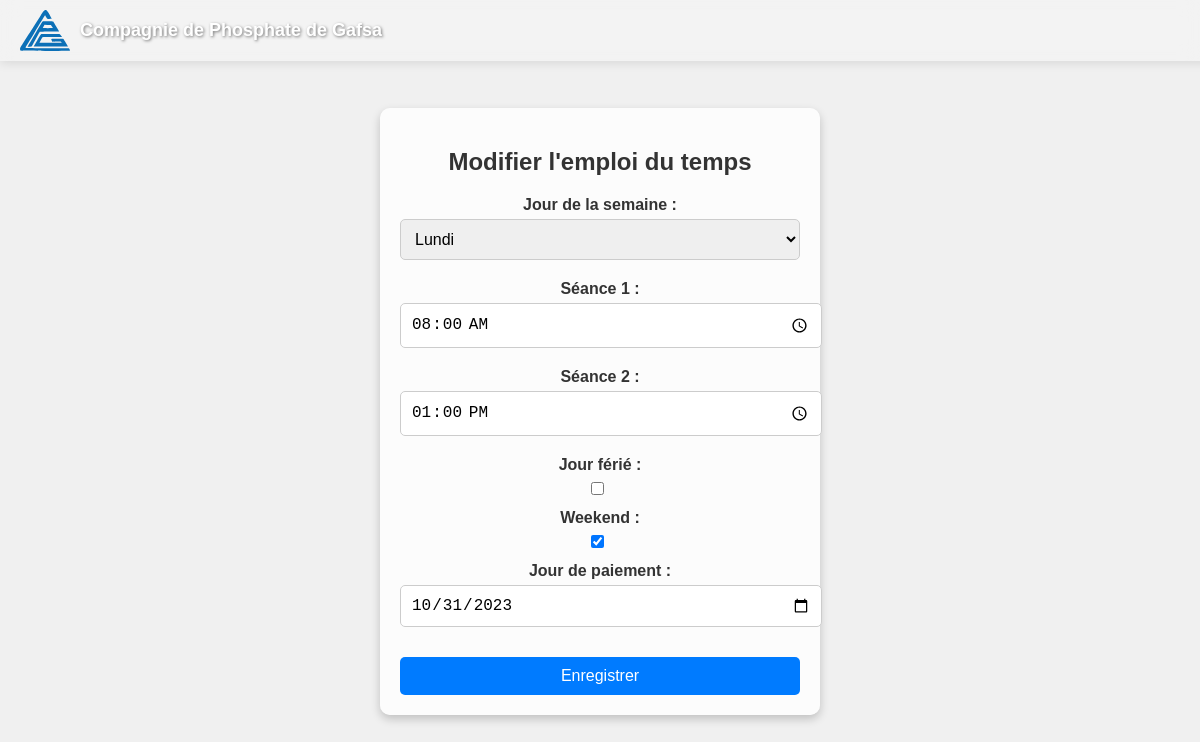
Screenshot of /Employee/modifier_emploi.php?id=1 with the database file from the repository.
### tables this page shows
CREATE TABLE `emploi_du_temps` (
  `id` int(11) NOT NULL,
  `jour_semaine` enum('Lundi','Mardi','Mercredi','Jeudi','Vendredi') NOT NULL,
  `seance_1` time NOT NULL,
  `seance_2` time NOT NULL,
  `est_jour_ferie` tinyint(1) DEFAULT 0,
  `est_weekend` tinyint(1) DEFAULT 0,
  `jour_paiement` date DEFAULT NULL,
  `place_de_travail` varchar(100) DEFAULT NULL
);

### Employee/modifier_emploi.php (the view, shortened to what this page needs)
<?php
$host = 'localhost';
$dbname = 'cpg';
$username = 'root';
$password = '';
$conn = new mysqli($host, $username, $password, $dbname);
$id = $_GET['id'];
$emploi = null;
$sql = "SELECT * FROM emploi_du_temps WHERE id = $id";
$result = $conn->query($sql);
if ($result->num_rows > 0) {
    $emploi = $result->fetch_assoc();
} else {
    $error_message = "Aucun emploi du temps trouvé avec cet ID.";
}
?>
<!DOCTYPE html>
<html lang="fr">
<head>
</head>
<body>
    <header class="navbar">
        <div class="navbar-logo">
            <img src="CPG.svg" alt="CPG Gafsa" class="logo">
            <span class="navbar-title">Compagnie de Phosphate de Gafsa</span>
        </div>
    </header>
    <div class="form-container">
        <h2>Modifier l'emploi du temps</h2>
        <?php if ($emploi) : ?>
            <form method="POST" action="">
                <label for="jour_semaine">Jour de la semaine :</label>
                <select name="jour_semaine" required>
                    <option value="Lundi" <?php echo $emploi['jour_semaine'] === 'Lundi' ? 'selected' : ''; ?>>Lundi</option>
                </select>
                <label for="seance_1">Séance 1 :</label>
                <input type="time" name="seance_1" value="<?php echo $emploi['seance_1']; ?>">
                <label for="seance_2">Séance 2 :</label>
                <input type="time" name="seance_2" value="<?php echo $emploi['seance_2']; ?>">
                <label for="est_jour_ferie">Jour férié :</label>
                <input type="checkbox" name="est_jour_ferie" <?php echo $emploi['est_jour_ferie'] ? 'checked' : ''; ?>>
                <label for="est_weekend">Weekend :</label>
                <input type="checkbox" name="est_weekend" <?php echo $emploi['est_weekend'] ? 'checked' : ''; ?>>
                <label for="jour_paiement">Jour de paiement :</label>
                <input type="date" name="jour_paiement" value="<?php echo $emploi['jour_paiement']; ?>">
                <button type="submit">Enregistrer</button>
            </form>
        <?php endif; ?>
    </div>
</body>
</html>

### Employee/modifier_emploi.php (style rules this page uses)
body { font-family: 'Arial', sans-serif; background-image: url('bg.jpeg'); background-color: #f0f0f0; background-size: cover; background-position: center; min-height: 100vh; display: flex; flex-direction: column; align-items: center; overflow: auto; }
header { width: 100%; background: rgba(255, 255, 255, 0.2); backdrop-filter: blur(10px); padding: 10px 20px; position: fixed; top: 0; left: 0; z-index: 1000; display: flex; justify-content: flex-start; align-items: center; box-shadow: 0 2px 10px rgba(0, 0, 0, 0.1); }
.navbar-logo { display: flex; align-items: center; gap: 10px; }
.logo { width: 50px; height: auto; animation: bounce 2s infinite; }
.navbar-title { font-size: 18px; font-weight: bold; color: #fff; text-shadow: 1px 1px 3px rgba(0, 0, 0, 0.5); }
.form-container { background: rgba(255, 255, 255, 0.8); backdrop-filter: blur(10px); padding: 20px; border-radius: 10px; box-shadow: 0 4px 10px rgba(0, 0, 0, 0.2); margin-top: 100px; width: 400px; text-align: center; }
.form-container h2 { margin-bottom: 20px; color: #333; }
.form-container label { display: block; margin: 10px 0 5px; font-weight: bold; color: #333; }
.form-container input[type="text"], .form-container input[type="time"], .form-container input[type="date"], .form-container select { width: 100%; padding: 10px; margin-bottom: 10px; border: 1px solid #ccc; border-radius: 5px; font-size: 16px; }
.form-container input[type="checkbox"] { margin-right: 10px; }
.form-container button { width: 100%; padding: 10px; background-color: #007bff; color: #fff; border: none; border-radius: 5px; font-size: 16px; cursor: pointer; margin-top: 20px; }

### rows the page displays
emploi_du_temps: jour_semaine "Lundi", seance_1 "08:00:00", seance_2 "13:00:00", est_weekend "☑", jour_paiement "10/31/2023"
